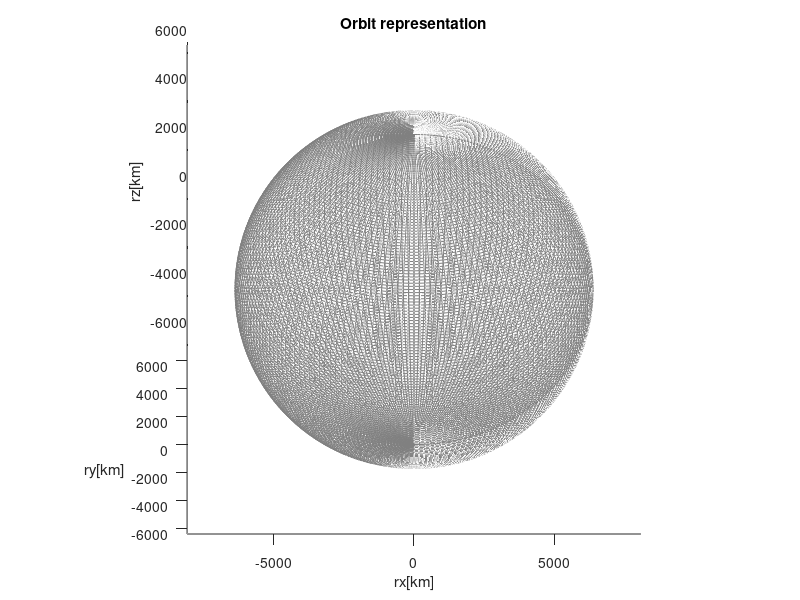

MATLAB code to generate this figure: (Note: this script raises an error after producing the figure.)
function earth_example
%% Options
npanels = 180;   % Number of globe panels around the equator deg/panel = 360/npanels
alpha   = 0.8; % globe transparency level, 1 = opaque, through 0 = invisible
%GMST0 = []; % Don't set up rotatable globe (ECEF)
GMST0 = 4.89496121282306; % Set up a rotatable globe at J2000.0

% Earth texture image
% Anything imread() will handle, but needs to be a 2:1 unprojected globe
% image.

image_file = 'http://upload.wikimedia.org/wikipedia/commons/thumb/c/cd/Land_ocean_ice_2048.jpg/1024px-Land_ocean_ice_2048.jpg';

% Mean spherical earth

erad    = 6371.0087714; % equatorial radius (meters)
prad    = 6371.0087714; % polar radius (meters)
erot    = 7.2921158553e-5; % earth rotation rate (radians/sec)

%% Create figure
% Turn off the normal axes

set(gca, 'NextPlot','add', 'Visible','on');

axis equal;
axis auto;

% Set initial view

view(0,30);

axis vis3d;

%% Create wireframe globe

% Create a 3D meshgrid of the sphere points using the ellipsoid function

[x, y, z] = ellipsoid(0, 0, 0, erad, erad, prad, npanels);

globe = surf(x, y, -z, 'FaceColor', 'none', 'EdgeColor', 0.5*[1 1 1]);
title('Orbit representation')
xlabel('rx[km]')
ylabel('ry[km]')
zlabel('rz[km]')
if ~isempty(GMST0)
    hgx = hgtransform;
    set(hgx,'Matrix', makehgtform('zrotate',GMST0));
    set(globe,'Parent',hgx);
end

%% Texturemap the globe

% Load Earth image for texture map

cdata = imread(image_file);

% Set image as color data (cdata) property, and set face color to indicate
% a texturemap, which Matlab expects to be in cdata. Turn off the mesh edges.

set(globe, 'FaceColor', 'texturemap', 'CData', cdata, 'FaceAlpha', alpha, 'EdgeColor', 'none');

